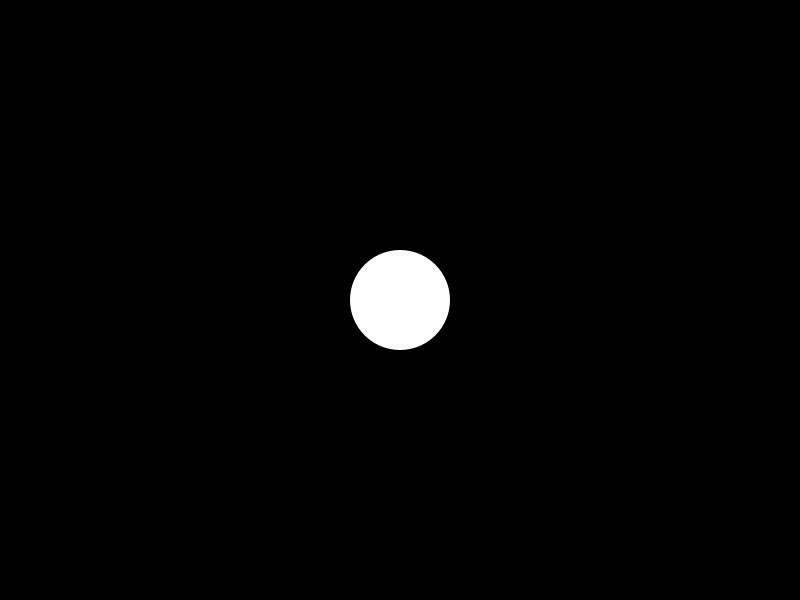
Frame 1 (no input)
Frame 60 (the mouse pressed at the canvas centre just before this capture): identical to frame 1, image omitted
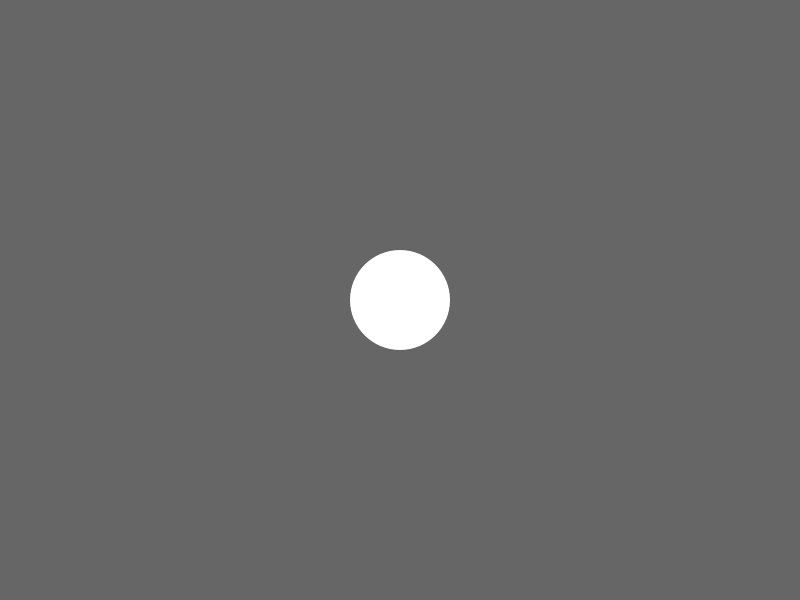
Frame 120 (the mouse held since frame 60 and released just before this capture)

The Processing sketch that drew these frames (run headless with seeded random() and noise(); from frame 60 on, the mouse is pressed at the canvas centre):

// Processing sketch: ART331_23_BasicButton
// ── ART331_23_BasicButton.pde
int bgcolor = 0;
int buttonX = 0;
int buttonY = 0;

void setup() {
  size(800,600);
  buttonX = width/2;
  buttonY = height/2;
}

void draw() {
 background(bgcolor);
 fill(255);
 noStroke();
 ellipse(buttonX, buttonY, 100, 100);
 
 float d = dist(buttonX, buttonY, mouseX, mouseY);
 if(d < 50) {
   cursor(HAND);
 } else {
   cursor(ARROW);
 }
 if(mousePressed && d < 50) {
   bgcolor = 102;
 } else {
   bgcolor = 0;
 }
}
